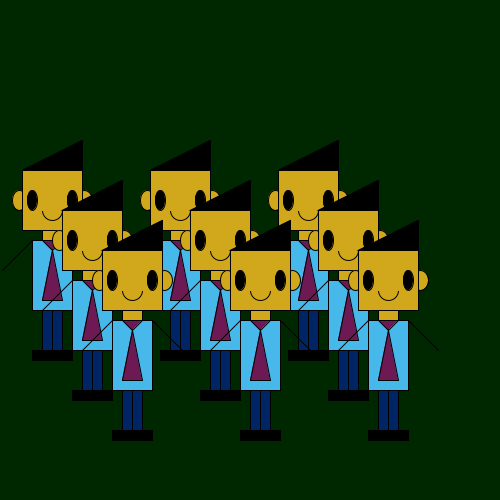
Frame 1 (no input)
Frame 60 (the mouse pressed at the canvas centre just before this capture): identical to frame 1, image omitted
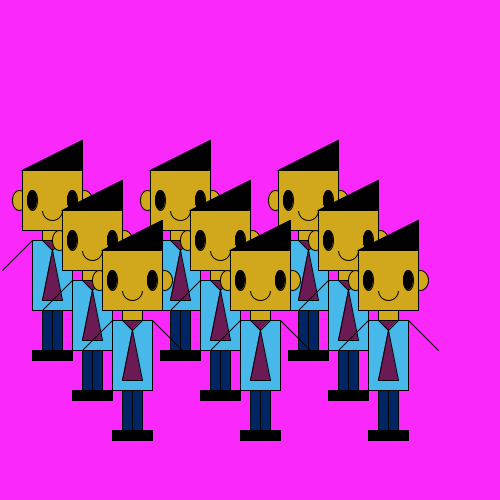
Frame 120 (the mouse held since frame 60 and released just before this capture)

The Processing sketch that drew these frames (run headless with seeded random() and noise(); from frame 60 on, the mouse is pressed at the canvas centre):

// Processing sketch: processing_72064
// ── processing_72064.pde

//ITGM 315
//Assignment 2 part 3 by Olsen D.C.

// olsen's local origin
int localX = 260;
int localY = 440;

//
float eyesR;
float eyesG;
float eyesB;

//to make mouse moves relative
int relX = 0;
int relY = 0;

// olsen's colors
int r1 = 209;    int g1 =  167;    int b1 =  27;  //skin
int r2 =  70;    int g2 =  185;    int b2 = 234;  //shirt
int r3 = 108;    int g3 =   25;    int b3 =  84;  //tie
int r4 =   0;    int g4 =   37;    int b4 = 100;  //legs
int r5 =  70;    int g5 =  185;    int b5 = 230;  //Body with change to color

// mousePressed() is called once every time a mouse button is pressed
void mousePressed() {
  relX = mouseX;
  relY = mouseY;
}
// keypressed() is called when a key is pressed if key is pressed changes color of shirt depending to where mouse is
void keyPressed() {
  if (keyPressed == true) {
    r2 = mouseX+r5;
    g2 = mouseY+g5;
    b2 = mouseY+b5;
  }
}
//
// setup() is called once at the beginning to initialize
//
void setup() {
  size( 500, 500 );                  // size of the window
  smooth();                          // antialiasing 
 background (mouseX,40,mouseY);      // background changes color based on cursor
 frameRate (40);                     //fps40
}

void draw_olsen (int x, int y){
 
rectMode (CORNERS);
ellipseMode (CORNERS);
//draw ears
fill (r1,g1,b1);
ellipse ( x-40, y-170, x-25, y-150 );
ellipse ( x+25, y-170, x+40, y-150 );
//draw face
rect ( x-30, y-190, x+30, y-130 );
//draw mouth
fill(r1,g1,b1);
ellipse ( x-10, y-160 , x+10, y-140 );
//draw mouth corrector
fill (r1,g1,b1);
stroke (r1,g1,b1);
rect( x-10, y-165, x+10, y-150 );
//draw hair
fill (0);
stroke (0);
triangle ( x-30, y-190, x+30, y-220, x+30, y-190 );
//draw eyes
fill(eyesR,eyesG,eyesB);
ellipse(x-25, y-170, x-15, y-150 );
ellipse(x+15, y-170, x+25, y-150 );
//draw neck
fill(r1,g1,b1);
rect (x-10, y-130, x+10, y-120 );
//draw body
fill(r2,g2,b2);
rect(x-20, y-120, x+20, y-50 );
//draw tie
fill(r3,g3,b3);
triangle( x-10, y-120, x, y-110, x+10, y-120 );
triangle(x-10, y-60, x, y-110, x+10, y-60 );
//draw hands
line(x-20, y-120, (x-50)-1.2*(pmouseX-mouseX), (y-90)-1.2*(pmouseY-mouseY) );
line(x+20, y-120, (x+50)-1.2*(pmouseX-mouseX), (y-90)-1.2*(pmouseY-mouseY) );
//draw legs
fill(r4,g4,b4);
rect(x-10, y-50, x, y-10 );
rect(x, y-50, x+10, y-10 );
//draw shoes
fill(0);
rect(x-20, y-10, x, y );
rect(x, y-10, x+20, y );

 }
 
 
void draw(){
  background(mouseX,40,mouseY);
  
  
  for (int j=-80; j<40; j+=40 ){
    for (int i=-128; i<=128; i+=128) {
draw_olsen( localX-i+j, localY+j);
    }
  }

if (mousePressed) {
// moveing the local origin for left-click drag
  if ( mouseButton == LEFT )  {
    localX = mouseX;
    localY = mouseY;
  }
  
// Rapid changing eye color if right-click
 if(mouseButton == RIGHT) {
eyesR = random(255);
eyesG = random(255);
eyesB = random(255);
 }
 
}
}
